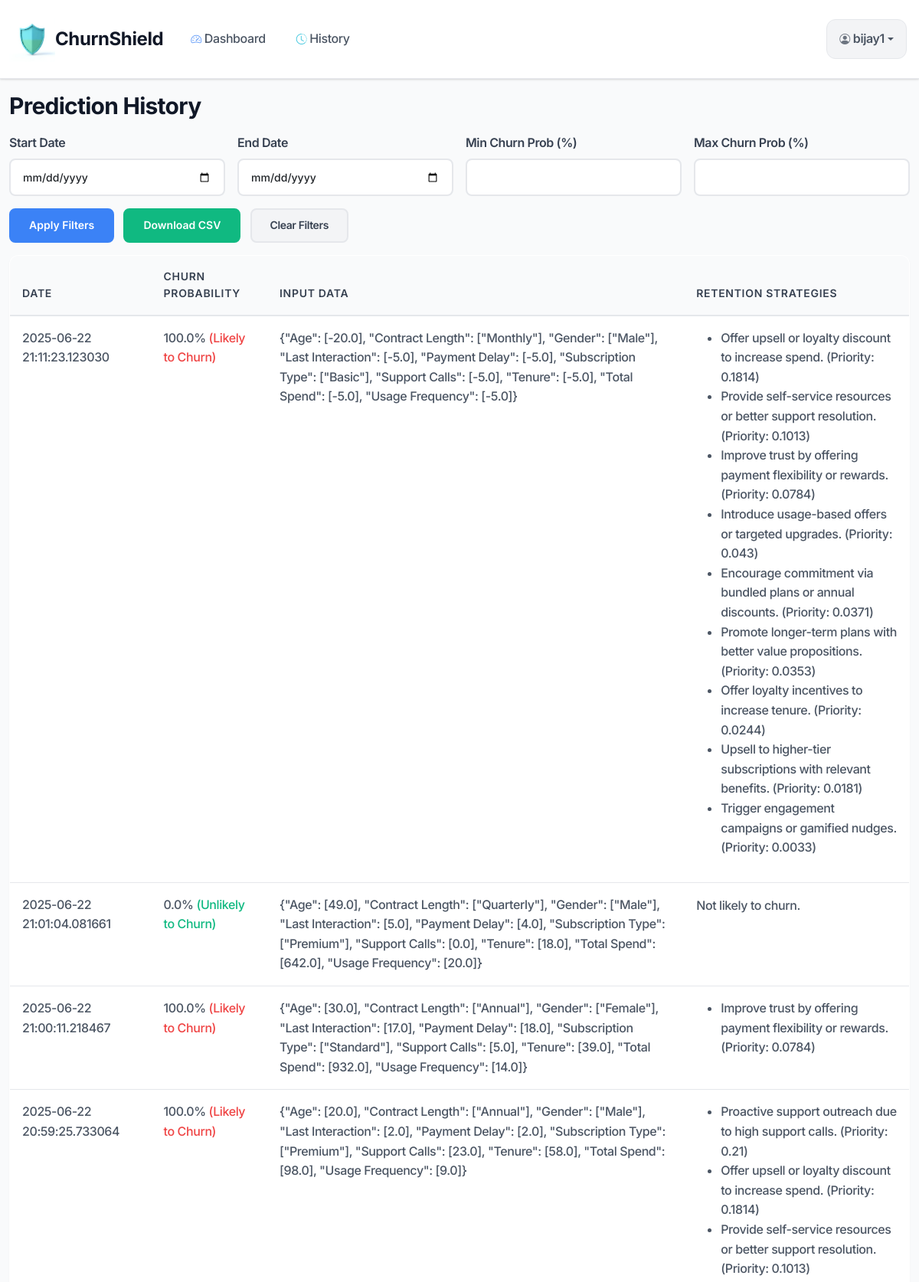
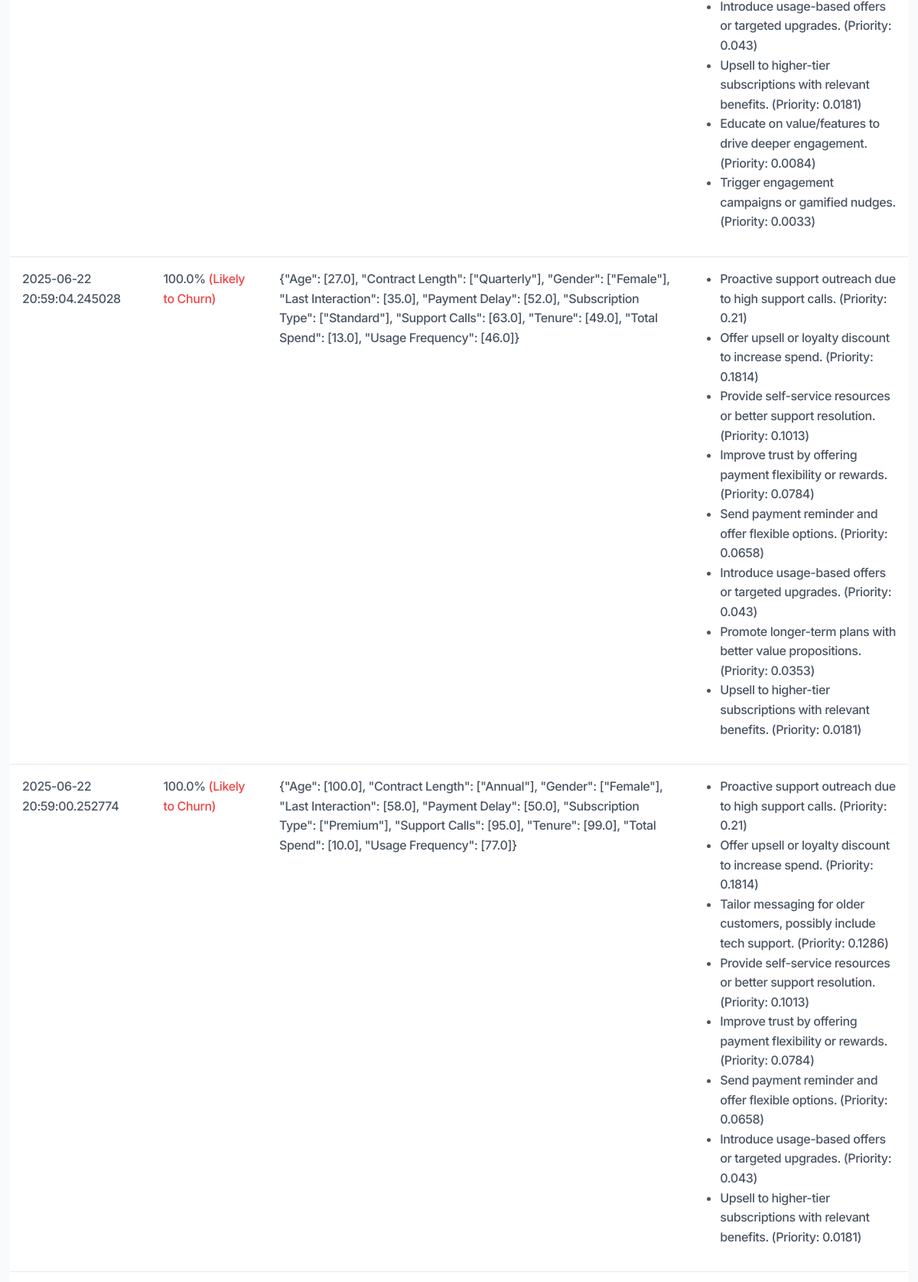
The page /history (signed in, upper part) on the database its author committed (2 pictures, top to bottom).
### database.py (models this page shows)
class User(db.Model, UserMixin):  # Add UserMixin
    id = db.Column(db.Integer, primary_key=True)
    username = db.Column(db.String(80), unique=True, nullable=False)
    password = db.Column(db.String(120), nullable=False)  # Hashed in app.py
    is_admin = db.Column(db.Boolean, default=False)
    predictions = db.relationship('Prediction', backref='user', lazy=True)

class Prediction(db.Model):
    id = db.Column(db.Integer, primary_key=True)
    user_id = db.Column(db.Integer, db.ForeignKey('user.id'), nullable=False)
    prediction = db.Column(db.Float, nullable=False)  # Probability between 0 and 1
    date_submitted = db.Column(db.DateTime, nullable=False)
    input_data = db.Column(db.String(500), nullable=False)  # Store input as JSON
    retention_strategy = db.Column(db.String(500), nullable=True)  # New column

### app.py (the view, shortened to what this page needs)
@app.route('/history')
@login_required
def history():
    pred_date_start = request.args.get('pred_date_start', '')
    pred_date_end = request.args.get('pred_date_end', '')
    pred_prob_min = request.args.get('pred_prob_min', '')
    pred_prob_max = request.args.get('pred_prob_max', '')
    action = request.args.get('action', '')  # New param to trigger export
    predictions_query = Prediction.query.filter_by(user_id=current_user.id)
    if pred_date_start:
        predictions_query = predictions_query.filter(Prediction.date_submitted >= pred_date_start)
    if pred_date_end:
        predictions_query = predictions_query.filter(Prediction.date_submitted <= pred_date_end)
    if pred_prob_min:
        predictions_query = predictions_query.filter(Prediction.prediction >= float(pred_prob_min) / 100)
    if pred_prob_max:
        predictions_query = predictions_query.filter(Prediction.prediction <= float(pred_prob_max) / 100)
    predictions_query = predictions_query.order_by(Prediction.date_submitted.desc())
    predictions = predictions_query.all()
    return render_template('history.html',
                           predictions=predictions,
                           pred_date_start=pred_date_start,
                           pred_date_end=pred_date_end,
                           pred_prob_min=pred_prob_min,
                           pred_prob_max=pred_prob_max)

### app.py (called while the page is built)
@login_manager.user_loader
def load_user(user_id):
    return User.query.get(int(user_id))

### templates/history.html
{% extends "base.html" %}
{% block content %}
<h2>Prediction History</h2>
<form method="GET" action="{{ url_for('history') }}" class="mb-3">
    <div class="row g-3">
        <div class="col-md-3">
            <label for="pred_date_start" class="form-label">Start Date</label>
            <input type="date" name="pred_date_start" id="pred_date_start" class="form-control" value="{{ pred_date_start }}">
        </div>
        <div class="col-md-3">
            <label for="pred_date_end" class="form-label">End Date</label>
            <input type="date" name="pred_date_end" id="pred_date_end" class="form-control" value="{{ pred_date_end }}">
        </div>
        <div class="col-md-3">
            <label for="pred_prob_min" class="form-label">Min Churn Prob (%)</label>
            <input type="number" name="pred_prob_min" id="pred_prob_min" class="form-control" min="0" max="100" value="{{ pred_prob_min }}">
        </div>
        <div class="col-md-3">
            <label for="pred_prob_max" class="form-label">Max Churn Prob (%)</label>
            <input type="number" name="pred_prob_max" id="pred_prob_max" class="form-control" min="0" max="100" value="{{ pred_prob_max }}">
        </div>
    </div>
    <div class="mt-3">
        <button type="submit" name="action" value="filter" class="btn btn-primary me-2">Apply Filters</button>
        <button type="submit" name="action" value="export" class="btn btn-success me-2">Download CSV</button>
        <a href="{{ url_for('history') }}" class="btn btn-secondary">Clear Filters</a>
    </div>
</form>
<table class="table">
    <thead>
        <tr>
            <th>Date</th>
            <th>Churn Probability</th>
            <th>Input Data</th>
            <th>Retention Strategies</th>
        </tr>
    </thead>
<tbody>
    {% for pred in predictions %}
        <tr>
            <td>{{ pred.date_submitted }}</td>
            <td>
                {{ (pred.prediction * 100)|round(2) }}%
                {% if (pred.prediction * 100) >= 50 %}
                    <span class="text-danger">(Likely to Churn)</span>
                {% else %}
                    <span class="text-success">(Unlikely to Churn)</span>
                {% endif %}
            </td>
            <td>
                {% if pred.input_data %}
                    {{ pred.input_data|from_json|tojson|safe }}
                {% else %}
                    <em>No data</em>
                {% endif %}
            </td>
            <td>
                {% if pred.retention_strategy %}
                    {% set strategies = pred.retention_strategy|from_json %}
                    {% if strategies %}
                        <ul>
                        {% for strategy in strategies %}
                            <li>{{ strategy.action }} (Priority: {{ strategy.priority|round(4) }})</li>
                        {% endfor %}
                        </ul>
                    {% else %}
                        {% if pred.prediction > 0.5 %}
                            <p>No specific retention strategies triggered.</p>
                        {% else %}
                            <p>Not likely to churn.</p>
                        {% endif %}
                    {% endif %}
                {% else %}
                    {% if pred.prediction > 0.5 %}
                        <p>No specific retention strategies triggered.</p>
                    {% else %}
                        <p>Not likely to churn.</p>
                    {% endif %}
                {% endif %}
            </td>
        </tr>
    {% endfor %}
</tbody>
</table>
{% endblock %}

### templates/base.html (shortened to what this page needs)
<!DOCTYPE html>
<html lang="en">
<head>
    <link href="https://cdn.jsdelivr.net/npm/bootstrap@5.3.0/dist/css/bootstrap.min.css" rel="stylesheet">
    <link href="https://cdn.jsdelivr.net/npm/bootstrap-icons/font/bootstrap-icons.css" rel="stylesheet">
    <link rel="stylesheet" href="{{ url_for('static', filename='style.css') }}">
</head>
<body>
    <nav class="navbar navbar-expand-lg navbar-light fixed-top">
        <div class="container">
            <a class="navbar-brand" href="{{ url_for('dashboard') }}">
                <img src="../static/logo1.png" alt="logo">
                ChurnShield
            </a>
            <div class="collapse navbar-collapse" id="navbarNav">
                {% if current_user.is_authenticated %}
                    <ul class="navbar-nav me-auto">
                        <li class="nav-item">
                            <a class="nav-link" href="{{ url_for('dashboard') }}">
                                <i class="bi bi-speedometer2 me-1"></i>
                                Dashboard
                            </a>
                        </li>
                        {% if not current_user.is_admin %}
                        <li class="nav-item">
                            <a class="nav-link" href="{{ url_for('history') }}">
                                <i class="bi bi-clock-history me-1"></i>
                                History
                            </a>
                        </li>
                        {% endif %}
                    </ul>
                    <div class="navbar-nav">
                        <div class="nav-item dropdown">
                            <a class="nav-link dropdown-toggle user-dropdown" href="#" id="userDropdown" role="button" data-bs-toggle="dropdown">
                                <i class="bi bi-person-circle me-1"></i>
                                {{ current_user.username }}
                            </a>
                        </div>
                    </div>
                {% endif %}
            </div>
        </div>
    </nav>
    <main class="main-content">
        <div class="container">
            {% block content %}{% endblock %}
        </div>
    </main>
</body>
</html>

### static/style.css (style rules this page uses)
:root { --primary-color: #3b82f6; --primary-dark: #1d4ed8; --secondary-color: #6366f1; --success-color: #10b981; --warning-color: #f59e0b; --danger-color: #ef4444; --info-color: #06b6d4; --gray-50: #f9fafb; --gray-100: #f3f4f6; --gray-200: #e5e7eb; --gray-300: #d1d5db; --gray-400: #9ca3af; --gray-500: #6b7280; --gray-600: #4b5563; --gray-700: #374151; --gray-800: #1f2937; --gray-900: #111827; --border-radius: 12px; --border-radius-sm: 8px; --border-radius-lg: 16px; --shadow-sm: 0 1px 2px 0 rgba(0, 0, 0, 0.05); --shadow: 0 1px 3px 0 rgba(0, 0, 0, 0.1), 0 1px 2px 0 rgba(0, 0, 0, 0.06); --shadow-md: 0 4px 6px -1px rgba(0, 0, 0, 0.1), 0 2px 4px -1px rgba(0, 0, 0, 0.06); --shadow-lg: 0 10px 15px -3px rgba(0, 0, 0, 0.1), 0 4px 6px -2px rgba(0, 0, 0, 0.05); --shadow-xl: 0 20px 25px -5px rgba(0, 0, 0, 0.1), 0 10px 10px -5px rgba(0, 0, 0, 0.04); }
* { box-sizing: border-box; }
html { scroll-behavior: smooth; }
body { font-family: 'Inter', -apple-system, BlinkMacSysFont, 'Segoe UI', Roboto, sans-serif; line-height: 1.6; color: var(--gray-800); background-color: var(--gray-50); font-weight: 400; letter-spacing: -0.025em; }
.navbar { background: rgba(255, 255, 255, 0.95) !important; backdrop-filter: blur(10px); box-shadow: var(--shadow); border-bottom: 1px solid var(--gray-200); padding: 1rem 0; transition: all 0.3s ease; }
.navbar-brand { font-weight: 700; font-size: 1.5rem; color: var(--gray-900) !important; text-decoration: none; display: flex; align-items: center; transition: all 0.2s ease; }
.navbar-brand img { height: 60px; background-color: transparent; }
.nav-link { font-weight: 500; color: var(--gray-600) !important; padding: 0.75rem 1rem !important; margin: 0 0.25rem; border-radius: var(--border-radius-sm); transition: all 0.2s ease; position: relative; display: flex; align-items: center; text-decoration: none; }
.nav-link i { font-size: 0.875rem; opacity: 0.8; }
.user-dropdown { background-color: var(--gray-100); border: 1px solid var(--gray-200); border-radius: var(--border-radius); font-weight: 600; }
.main-content { min-height: calc(100vh - 200px); padding-top: 120px; padding-bottom: 60px; }
.container { max-width: 1200px; }
.form-label { font-weight: 600; color: var(--gray-700); margin-bottom: 0.5rem; display: flex; align-items: center; }
.form-control { border: 2px solid var(--gray-200); border-radius: var(--border-radius-sm); padding: 0.75rem 1rem; font-size: 0.875rem; font-weight: 500; transition: all 0.2s ease; background-color: #fff; }
.form-control::placeholder { color: var(--gray-400); font-weight: 400; }
.btn { font-weight: 600; border-radius: var(--border-radius-sm); padding: 0.75rem 1.5rem; font-size: 0.875rem; border: 2px solid transparent; transition: all 0.2s ease; text-decoration: none; display: inline-flex; align-items: center; justify-content: center; line-height: 1.2; }
.btn-primary { background-color: var(--primary-color); border-color: var(--primary-color); color: white; }
.btn-secondary { background-color: var(--gray-100); border-color: var(--gray-200); color: var(--gray-700); }
.btn-success { background-color: var(--success-color); border-color: var(--success-color); color: white; }
.table { background: white; border-radius: var(--border-radius); overflow: hidden; box-shadow: var(--shadow-sm); border: 1px solid var(--gray-200); }
.table thead th { background-color: var(--gray-50); border-bottom: 2px solid var(--gray-200); font-weight: 600; color: var(--gray-700); padding: 1rem; font-size: 0.875rem; text-transform: uppercase; letter-spacing: 0.05em; }
.table tbody td { padding: 1rem; border-bottom: 1px solid var(--gray-200); color: var(--gray-600); font-weight: 500; }
h1, h2, h3, h4, h5, h6 { font-weight: 700; color: var(--gray-900); line-height: 1.25; margin-bottom: 1rem; letter-spacing: -0.025em; }
h2 { font-size: 1.875rem; }
p { color: var(--gray-600); margin-bottom: 1rem; line-height: 1.7; }
.text-success { color: var(--success-color) !important; }
.text-danger { color: var(--danger-color) !important; }
.bi-speedometer2 { color: var(--primary-color); }
.bi-clock-history { color: var(--info-color); }
* { transition: color 0.2s ease, background-color 0.2s ease, border-color 0.2s ease, transform 0.2s ease, box-shadow 0.2s ease; }

### rows shown on the page
User: username "bijay1"
Prediction: date_submitted "2025-06-22 21:11:23.123030", (pred.prediction*100)|round(2) "100.0", shows "(Likely to Churn)", input_data|from_json "{\"Age\": [-20.0], \"Contract Length\": [\"Monthly\"], \"Gender\": [\"Male\"], \"Last Interaction\": [-5.0], \"Payment Delay\": [-5.0], \"Subscription Type\": [\"Basic\"], \"Support Calls\": [-5.0], \"Tenure\": [-5.0], \"Total Spend\": [-5.0], \"Usage Frequency\": [-5.0]}", action "Offer upsell or loyalty discount to increase spend." "Provide self-service resources or better support resolution." "Improve trust by offering payment flexibility or rewards." "Introduce usage-based offers or targeted upgrades." "Encourage commitment via bundled plans or annual discounts." "Promote longer-term plans with better value propositions." "Offer loyalty incentives to increase tenure." "Upsell to higher-tier subscriptions with relevant benefits." "Trigger engagement campaigns or gamified nudges.", priority "0.1814" "0.1013" "0.0784" "0.043" "0.0371" "0.0353" "0.0244" "0.0181" "0.0033"
Prediction: date_submitted "2025-06-22 21:01:04.081661", (pred.prediction*100)|round(2) "0.0", shows "(Unlikely to Churn)", input_data|from_json "{\"Age\": [49.0], \"Contract Length\": [\"Quarterly\"], \"Gender\": [\"Male\"], \"Last Interaction\": [5.0], \"Payment Delay\": [4.0], \"Subscription Type\": [\"Premium\"], \"Support Calls\": [0.0], \"Tenure\": [18.0], \"Total Spend\": [642.0], \"Usage Frequency\": [20.0]}", retention_strategy "Not likely to churn."
Prediction: date_submitted "2025-06-22 21:00:11.218467", (pred.prediction*100)|round(2) "100.0", shows "(Likely to Churn)", input_data|from_json "{\"Age\": [30.0], \"Contract Length\": [\"Annual\"], \"Gender\": [\"Female\"], \"Last Interaction\": [17.0], \"Payment Delay\": [18.0], \"Subscription Type\": [\"Standard\"], \"Support Calls\": [5.0], \"Tenure\": [39.0], \"Total Spend\": [932.0], \"Usage Frequency\": [14.0]}", action "Improve trust by offering payment flexibility or rewards.", priority "0.0784"
Prediction: date_submitted "2025-06-22 20:59:25.733064", (pred.prediction*100)|round(2) "100.0", shows "(Likely to Churn)", input_data|from_json "{\"Age\": [20.0], \"Contract Length\": [\"Annual\"], \"Gender\": [\"Male\"], \"Last Interaction\": [2.0], \"Payment Delay\": [2.0], \"Subscription Type\": [\"Premium\"], \"Support Calls\": [23.0], \"Tenure\": [58.0], \"Total Spend\": [98.0], \"Usage Frequency\": [9.0]}", action "Proactive support outreach due to high support calls." "Offer upsell or loyalty discount to increase spend." "Provide self-service resources or better support resolution." "Introduce usage-based offers or targeted upgrades." "Upsell to higher-tier subscriptions with relevant benefits." "Educate on value/features to drive deeper engagement." "Trigger engagement campaigns or gamified nudges.", priority "0.21" "0.1814" "0.1013" "0.043" "0.0181" "0.0084" "0.0033"
Prediction: date_submitted "2025-06-22 20:59:04.245028", (pred.prediction*100)|round(2) "100.0", shows "(Likely to Churn)", input_data|from_json "{\"Age\": [27.0], \"Contract Length\": [\"Quarterly\"], \"Gender\": [\"Female\"], \"Last Interaction\": [35.0], \"Payment Delay\": [52.0], \"Subscription Type\": [\"Standard\"], \"Support Calls\": [63.0], \"Tenure\": [49.0], \"Total Spend\": [13.0], \"Usage Frequency\": [46.0]}", action "Proactive support outreach due to high support calls." "Offer upsell or loyalty discount to increase spend." "Provide self-service resources or better support resolution." "Improve trust by offering payment flexibility or rewards." "Send payment reminder and offer flexible options." "Introduce usage-based offers or targeted upgrades." "Promote longer-term plans with better value propositions." "Upsell to higher-tier subscriptions with relevant benefits.", priority "0.21" "0.1814" "0.1013" "0.0784" "0.0658" "0.043" "0.0353" "0.0181"
Prediction: date_submitted "2025-06-22 20:59:00.252774", (pred.prediction*100)|round(2) "100.0", shows "(Likely to Churn)", input_data|from_json "{\"Age\": [100.0], \"Contract Length\": [\"Annual\"], \"Gender\": [\"Female\"], \"Last Interaction\": [58.0], \"Payment Delay\": [50.0], \"Subscription Type\": [\"Premium\"], \"Support Calls\": [95.0], \"Tenure\": [99.0], \"Total Spend\": [10.0], \"Usage Frequency\": [77.0]}", action "Proactive support outreach due to high support calls." "Offer upsell or loyalty discount to increase spend." "Tailor messaging for older customers, possibly include tech support." "Provide self-service resources or better support resolution." "Improve trust by offering payment flexibility or rewards." "Send payment reminder and offer flexible options." "Introduce usage-based offers or targeted upgrades." "Upsell to higher-tier subscriptions with relevant benefits.", priority "0.21" "0.1814" "0.1286" "0.1013" "0.0784" "0.0658" "0.043" "0.0181"
